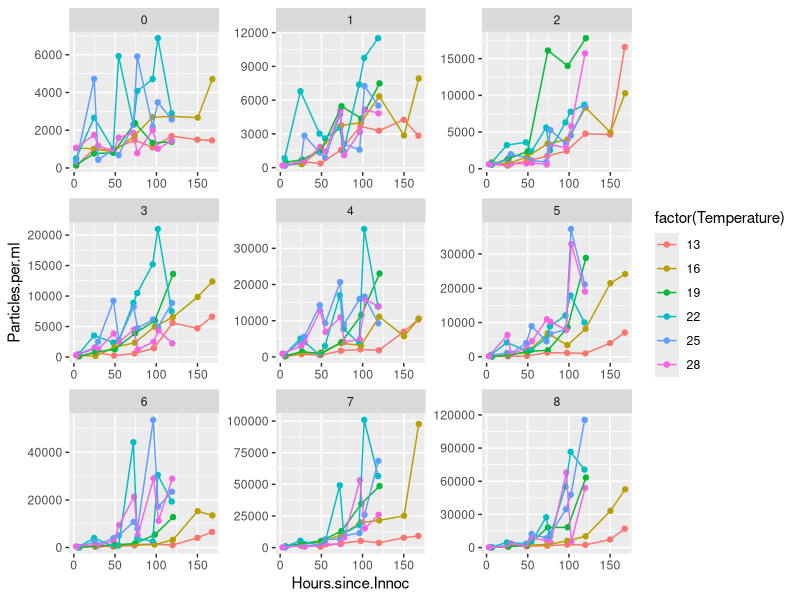
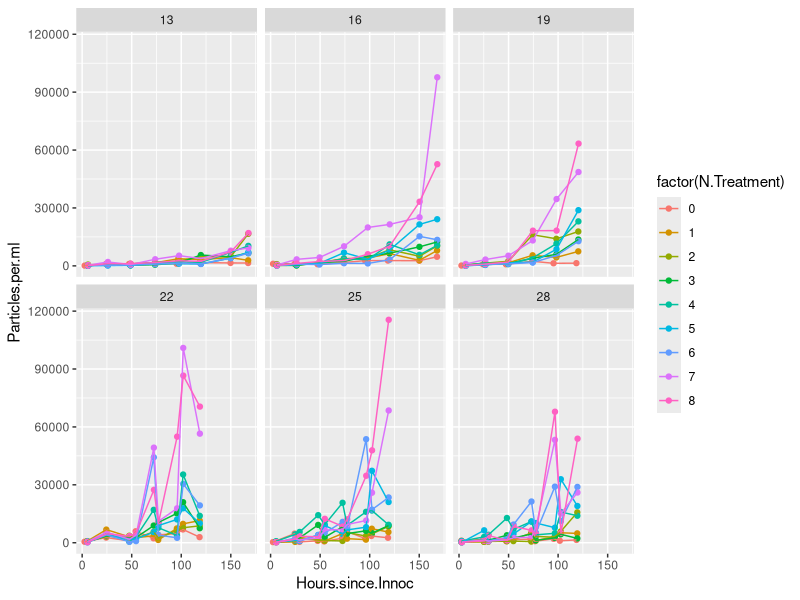
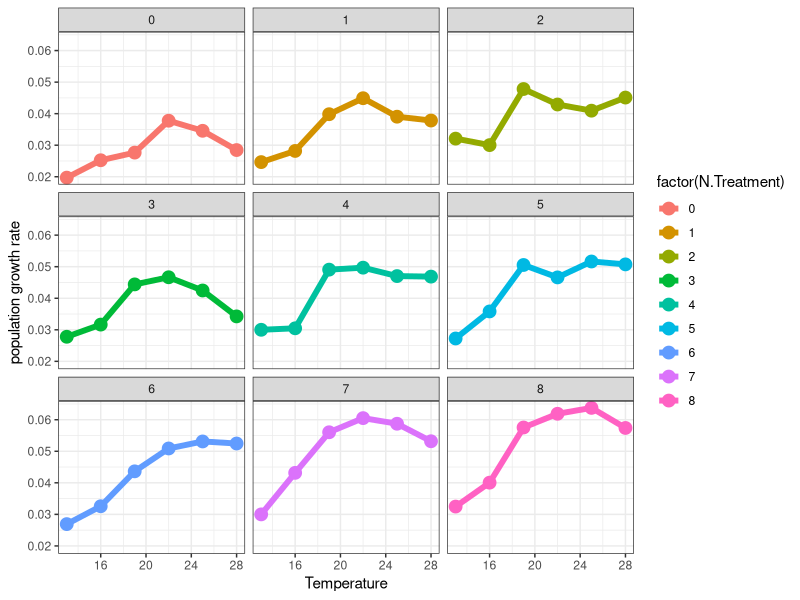
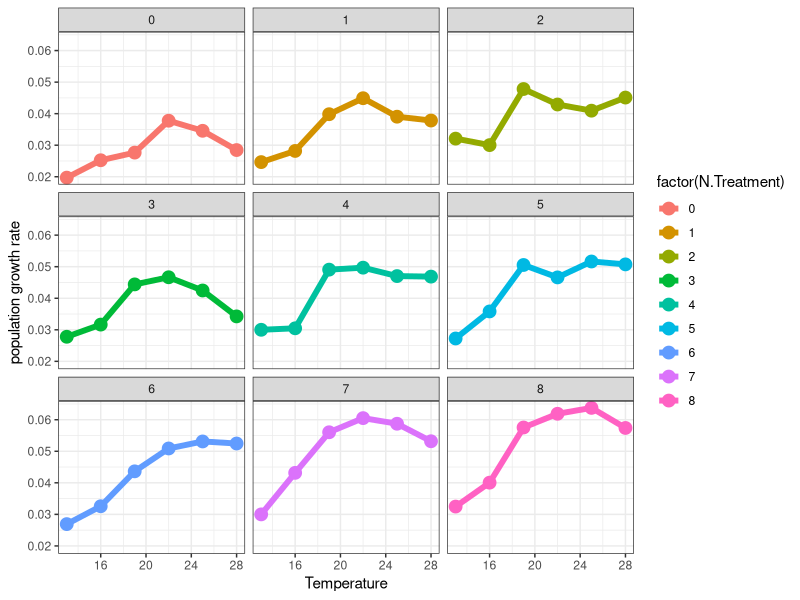

The R script that drew these images, in order: (Note: this script raises an error after producing the figures.)
library(tidyverse)
library(broom)
library(minpack.lm)
library(purrr)
library(stringr)



TT <- read_csv("data-raw/TT_2015.csv")


ggplot(data = TT, aes(x = Hours.since.Innoc, y = Particles.per.ml, group = Temperature, color = factor(Temperature))) + geom_point() +
	facet_wrap( ~ N.Treatment, scales = "free") + geom_line()



TT %>% 
	# filter(Temperature == 28) %>% 
ggplot(data = ., aes(x = Hours.since.Innoc, y = Particles.per.ml, color = factor(N.Treatment))) + geom_point() +
	facet_wrap( ~ Temperature) + geom_line()

str(TT)
TT %>% 
	group_by(Temperature, N.Treatment) %>% 
	do(tidy(nls(Particles.per.ml ~ 75 * (1+a)^(Hours.since.Innoc),
							data= .,  start=list(a=0.01),
							control = nls.control(maxiter=100, minFactor=1/204800000)))) %>%
	ggplot(aes(x = Temperature, y = estimate, color = factor(N.Treatment))) + geom_point(size = 4) +
	geom_line(size = 2) + theme_bw() + facet_wrap( ~ N.Treatment) + ylab("population growth rate")

ggsave("figures/population_growth_rate_TT_2015.png")

TT_r <- TT %>% 
	group_by(Temperature, N.Treatment) %>% 
	do(tidy(nls(Particles.per.ml ~ 75 * (1+a)^(Hours.since.Innoc),
							data= .,  start=list(a=0.01),
							control = nls.control(maxiter=100, minFactor=1/204800000)))) 

write_csv(TT_r, "data-processed/fitted_r_TT_2015_nls.csv")

TT %>% 
	group_by(Temperature, N.Treatment) %>% 
	do(tidy(nls(Particles.per.ml ~ 75 * (1+a)^(Hours.since.Innoc),
							data= .,  start=list(a=0.01),
							control = nls.control(maxiter=100, minFactor=1/204800000)))) %>% 
	ungroup() %>% 
	mutate(N.Treatment = str_replace(N.Treatment, "1", "11")) %>%
	mutate(N.Treatment = str_replace(N.Treatment, "2", "22")) %>% 
	mutate(N.Treatment = str_replace(N.Treatment, "3", "33")) %>%
	mutate(N.Treatment = str_replace(N.Treatment, "4", "55")) %>%
	mutate(N.Treatment = str_replace(N.Treatment, "5", "110")) %>%
	mutate(N.Treatment = str_replace(N.Treatment, "6", "220")) %>%
	mutate(N.Treatment = str_replace(N.Treatment, "7", "330")) %>%
	mutate(N.Treatment = str_replace(N.Treatment, "8", "440")) %>% 
	mutate(N.Treatment = str_replace(N.Treatment, "1105", "55")) %>% 
	mutate(N.Treatment = as.numeric(N.Treatment)) %>% 
	ggplot(aes(x = N.Treatment, y = estimate, color = factor(N.Treatment))) + geom_point(size = 4) +
	geom_line() + theme_bw() + facet_wrap( ~ Temperature)

TT %>% 
	group_by(Temperature, N.Treatment) %>% 
	do(tidy(nls(Particles.per.ml ~ 75 * (1+a)^(Hours.since.Innoc),
							data= .,  start=list(a=0.01),
							control = nls.control(maxiter=100, minFactor=1/204800000)))) %>%
	ggplot(aes(x = Temperature, y = estimate, color = factor(N.Treatment))) + geom_point(size = 4) +
	geom_line(size = 2) + theme_bw() + facet_wrap( ~ N.Treatment) + ylab("population growth rate")




# now fit an activation energy --------------------------------------------

current_dataset <- TT_r %>% 
	ungroup() %>% 
	filter(N.Treatment == 2) %>% 
	rename(OriginalTraitValue = estimate) %>% 
	mutate(K = Temperature + 273.15) %>% 
	select(OriginalTraitValue, K)

current_dataset$OriginalTraitValue[current_dataset$OriginalTraitValue == 0] <- 1

## If there are negative values, substract the minimum value
MinVal <- NA
if (min(current_dataset$OriginalTraitValue)<=0){
	MinVal <- min(current_dataset$OriginalTraitValue)
	current_dataset$OriginalTraitValue <-current_dataset$OriginalTraitValue - MinVal
	current_dataset <-current_dataset[-which(current_dataset$OriginalTraitValue==0),]}



#### assign Tref as GlobalEnv
# T_ref is the standardization temperature (in K). 
# This needs to be any value below the peak of the curve.
assign("Tref", 285.15, envir = .GlobalEnv) 



# Estimate STARTING VALUES for the nls ------------------------------------

GetE <- function(tmp, rate, T.p, k=8.62e-5)
{
	# Estimate starting value for E, taking linear regression using the rise part
	# of the curve only.
	# ~~~ Parameters ~~~
	# tmp  : temperature data (in K).
	# rate : rate data corresponding to temperature above.
	# T.p  : temperature at which rate peaks, used as a cutoff point.
	# k    : Boltzmann constant.
	
	tmp.w <- which(tmp <= T.p)
	if (length(tmp.w) > 1)
	{
		m <- lm(log(rate[tmp.w]) ~ I(1 / (k * (tmp[tmp.w]))))
		return(abs(summary(m)$coefficients[2, 1]))
	} else
	{
		return(0.6)
	}
}

GetB0 <- function(tmp, rate)
{
	# Estimate starting value for the normalising constant.
	# ~~~ Parameters ~~~
	# tmp   : temperature data (in K).
	# rate  : rate data corresponding to temperature above.
	# T.ref : estimate normalising constant at this temperature (in K).
	
	if (min(tmp,na.rm=TRUE) > Tref)
	{
		return(log(min(rate[1],na.rm=TRUE)))
	} else
	{
		return(log(max(rate[which(tmp <= Tref)],na.rm=TRUE)))
	}
}


GetTpk <- function(tmp, rate)
{
	# Temperature at which the rate is maximised (estimate of T.peak).
	# ~~~ Parameters ~~~
	# tmp  : Temperature data (in K).
	# rate : Rate data corresponding to temperature above.
	
	return(max(tmp[which.max(rate)]))
}




# Schoolfield fitting -----------------------------------------------------

Schoolfield <- function(B0, E, E_D, T_h, temp) {
	
	# Boltzmann's constant. Units imply that E and E_D are in eV.
	k <- 8.62e-5
	
	# B0 is the normalization constant.    
	# E is the activation energy.
	# E_D is the de-activation energy.    
	# T_h is the temperature at which the rate-limiting enzyme 
	# is 50% active and 50% denatured due to high temperature.
	
	#     return(B0 - E/k * (1/temp - 1/Tref) - log(1 + exp((E_D/k) * (1/T_h - 1/temp)))) #Schoolfied model in original form (not with T_pk as an explicit parameter)
	
	return(B0 + log(exp((-E/k) * ((1/temp) - (1/Tref)))/(1 + (E/(E_D - E)) * exp(E_D/k * (1/T_h - 1/temp))))) ## T_pk as an explicit parameter. FITS BETTER
	
}


B0_sch <- c()
E_sch <- c()
E_D_sch <- c()	
T_h_sch <- c()
T_pk_sch <- c()
P_pk_sch <- c()
AIC_sch <- c()
r_sq_sch <- c()

T.h.st  <- GetTpk(tmp=current_dataset$K, rate=current_dataset$OriginalTraitValue)
E.st    <- GetE(tmp=current_dataset$K, rate=current_dataset$OriginalTraitValue, T.p=T.h.st)
B.st <- GetB0(tmp=current_dataset$K, rate=current_dataset$OriginalTraitValue)



# schoolfield -------------------------------------------------------------

schoolfield_nls <- NA

fit_coefs <- function(current_dataset) {
schoolfield_nls <- nlsLM(
	log(OriginalTraitValue) ~ Schoolfield(B0, E, E_D, T_h, temp = K), 
	start=c(B0 = B.st, E = E.st, E_D = 4*E.st, T_h=T.h.st),
	lower=c(B0=-Inf,   E=0,    E.D=0, Th=0),
	upper=c(B0=Inf,    E=Inf,  E.D=Inf, Th=273.15+150),
	data=current_dataset, control=list(minFactor=1 / 2^16, maxiter=1024))


if(!is.na(schoolfield_nls[1])) 
{ 

	E_sch <- c(E_sch, coef(schoolfield_nls)["E"])
	E_D_sch <- c(E_D_sch, coef(schoolfield_nls)["E_D"])
	T_h_sch <- c(T_h_sch, coef(schoolfield_nls)["T_h"])
	AIC_sch<- c(AIC_sch, AIC(schoolfield_nls))
	
	# Calculate the R squared value as: 1 - (rss/tss)
	rss <- sum((exp(predict(schoolfield_nls)) - 
								current_dataset$OriginalTraitValue)^2, 
						 na.rm = TRUE)
	tss <- sum(
		(current_dataset$OriginalTraitValue - 
		 	mean(current_dataset$OriginalTraitValue, na.rm = TRUE))^2, 
		na.rm = TRUE)
	
	if ( tss != 0 )
	{
		r_sq_sch <- c(r_sq_sch, 1 - (rss/tss))
	} else
	{
		r_sq_sch <- c(r_sq_sch, 1)
	}
	
	# Calculate the peak of the curve and its 
	# corresponding temperature value.
	curr_prediction <- predict(schoolfield_nls)
	for (j in 1:length(curr_prediction))
	{
		# If we found the maximum performance, exit the loop.
		if (curr_prediction[j] == max(curr_prediction))
		{
			break
		}
	}
	
	T_pk_sch <- c(T_pk_sch, current_dataset$K[j])

}
tidy_coefs <- tidy(schoolfield_nls)
return(tidy_coefs)
}

# Generate predictions from the model fit...
tmp_temps <- seq(min(
	floor(current_dataset$K)), 
	ceiling(max(current_dataset$K)
	), length = 200)

tmp_model <- exp(Schoolfield(
	coef(schoolfield_nls)["B0"],
	coef(schoolfield_nls)["E"],
	coef(schoolfield_nls)["E_D"],
	coef(schoolfield_nls)["T_h"],
	tmp_temps
))

ModelToPlotS <- data.frame(
	Temperature = tmp_temps - 273.15, 
	TraitValue = tmp_model
)

# Prepare the data points of the original values.
DataToPlot <- data.frame(
	Temperature = current_dataset$K - 273.15, 
	TraitValue = current_dataset$OriginalTraitValue
)
DataToPlot <- na.omit(DataToPlot)


	
ggplot(data = all_estimates, aes(x = n, y = estimate)) + geom_point() +
	facet_wrap( ~ term, scales = "free")

# plot it! ----------------------------------------------------------------

p_1 <- ggplot() + geom_point(data = DataToPlot, aes(x = Temperature, 
																											 y = TraitValue), size = 3, col = "black", bg = "lightcyan2", 
																alpha = 0.7, pch = 21) + 
	geom_line(data = ModelToPlotS, 
						aes(x = Temperature, y = TraitValue), colour = "#1b9e77", 
						lwd = 1.3) +                           
	xlab(expression(paste("Temperature (", degree, C, ")"))) + 
	ylab("population growth rate") +
	theme_bw() + theme(plot.title = element_text(size = 16), 
										 axis.title = element_text(size = 16)) +
	ggtitle("n treatment 1")

+
	ylim(0,0.05)
annotate("text", size = 3, label=             
				 	paste("R^2","sch=", sprintf("%.2f", r_sq_sch),"\nE sch=", format(coef(schoolfield_nls)["E"], digits = 3),"\nAIC sch=",format(AIC(schoolfield_nls),digits=3)), 
				 x = min(DataToPlot[, "Temperature"]),
				 y = mean(DataToPlot[, "TraitValue"]),
				 hjust=0,
				 fontface = 3)


schoolfield_nls

current_dataset <- TT_r %>% 
	ungroup() %>% 
	filter(N.Treatment != 0) %>% 
	rename(OriginalTraitValue = estimate) %>% 
	mutate(K = Temperature + 273.15) %>% 
	select(OriginalTraitValue, K, N.Treatment)

current_dataset$OriginalTraitValue[current_dataset$OriginalTraitValue <= 0] <- 0.000000000000000000001

TT_split <- split(current_dataset, f = current_dataset$N.Treatment) ## split the TT dataframe into little mini dataframes, one for each replicate - temperature combination. We will then use a map function to apply our fitting function to each dataframe individually.

coefs_TT <- TT_split %>% 
	map_df(fit_coefs, .id = "ntreatment")

write_csv(coefs_TT, "data-processed/fitted_r_TT_2015.csv")

ggplot(data = coefs_TT, aes(x = ntreatment, y = estimate)) + geom_point() +
	facet_wrap( ~ term, scales = "free")


schoolfield_nls <- NA

current_dataset <- TT_r %>% 
	ungroup() %>% 
	filter(N.Treatment == 8) %>% 
	rename(OriginalTraitValue = estimate) %>% 
	mutate(K = Temperature + 273.15) %>% 
	select(OriginalTraitValue, K, N.Treatment)

current_dataset$OriginalTraitValue[current_dataset$OriginalTraitValue <= 0] <- 0.000000000000000000001



schoolfield_nls <- nlsLM(
	log(OriginalTraitValue) ~ Schoolfield(B0, E, E_D, T_h, temp = K), 
	start=c(B0 = B.st, E = E.st, E_D = 4*E.st, T_h=T.h.st),
	lower=c(B0=-Inf,   E=0,    E.D=0, Th=0),
	upper=c(B0=Inf,    E=Inf,  E.D=Inf, Th=273.15+150),
	data=current_dataset, control=list(minFactor=1 / 2^16, maxiter=1024))


if(!is.na(schoolfield_nls[1])) 
{ 

	E_sch <- c(E_sch, coef(schoolfield_nls)["E"])
	E_D_sch <- c(E_D_sch, coef(schoolfield_nls)["E_D"])
	T_h_sch <- c(T_h_sch, coef(schoolfield_nls)["T_h"])
	AIC_sch<- c(AIC_sch, AIC(schoolfield_nls))
	
	# Calculate the R squared value as: 1 - (rss/tss)
	rss <- sum((exp(predict(schoolfield_nls)) - 
								current_dataset$OriginalTraitValue)^2, 
						 na.rm = TRUE)
	tss <- sum(
		(current_dataset$OriginalTraitValue - 
		 	mean(current_dataset$OriginalTraitValue, na.rm = TRUE))^2, 
		na.rm = TRUE)
	
	if ( tss != 0 )
	{
		r_sq_sch <- c(r_sq_sch, 1 - (rss/tss))
	} else
	{
		r_sq_sch <- c(r_sq_sch, 1)
	}
	
	# Calculate the peak of the curve and its 
	# corresponding temperature value.
	curr_prediction <- predict(schoolfield_nls)
	for (j in 1:length(curr_prediction))
	{
		# If we found the maximum performance, exit the loop.
		if (curr_prediction[j] == max(curr_prediction))
		{
			break
		}
	}
	
	T_pk_sch <- c(T_pk_sch, current_dataset$K[j])
}
	
